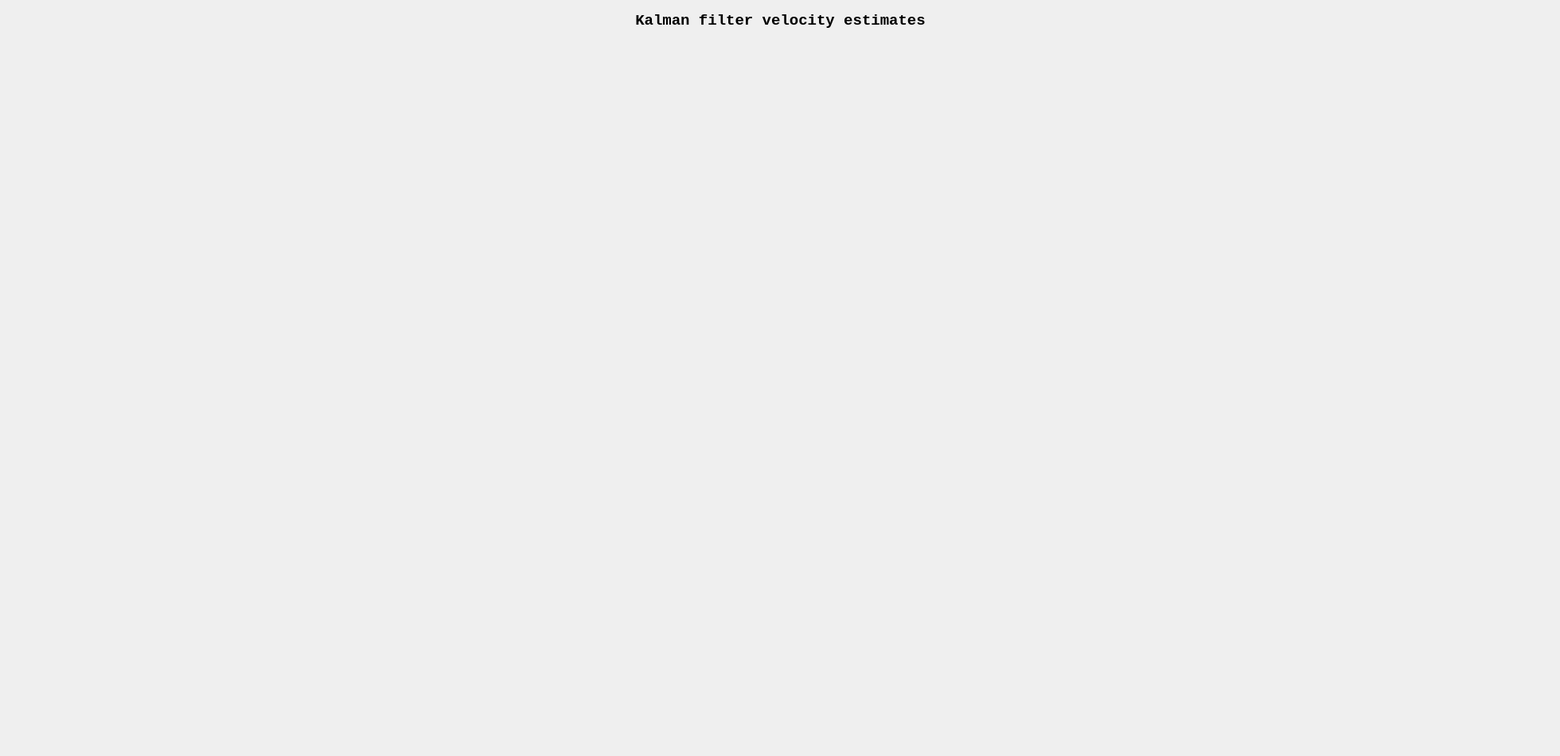
    <widget class="QWidget" name="tab_kf_vel">
     <attribute name="title">
      <string>KF-VEL</string>
     </attribute>
     <widget class="QWidget" name="layoutWidget_8">
      <property name="geometry">
       <rect>
        <x>0</x>
        <y>50</y>
        <width>1951</width>
        <height>891</height>
       </rect>
      </property>
      <layout class="QGridLayout" name="gridLayout_9">
       <item row="0" column="0">
        <widget class="QCustomPlot" name="widget_plot_estv0" native="true"/>
       </item>
       <item row="0" column="1">
        <widget class="QCustomPlot" name="widget_plot_estv1" native="true"/>
       </item>
       <item row="1" column="0">
        <widget class="QCustomPlot" name="widget_plot_estv2" native="true"/>
       </item>
       <item row="1" column="1">
        <widget class="QCustomPlot" name="widget_plot_estv3" native="true"/>
       </item>
      </layout>
     </widget>
     <widget class="QLabel" name="label_2">
      <property name="geometry">
       <rect>
        <x>750</x>
        <y>10</y>
        <width>461</width>
        <height>31</height>
       </rect>
      </property>
      <property name="font">
       <font>
        <family>Courier New</family>
        <pointsize>14</pointsize>
        <bold>true</bold>
       </font>
      </property>
      <property name="text">
       <string>Kalman filter velocity estimates</string>
      </property>
      <property name="alignment">
       <set>Qt::AlignmentFlag::AlignCenter</set>
      </property>
     </widget>
    </widget>
